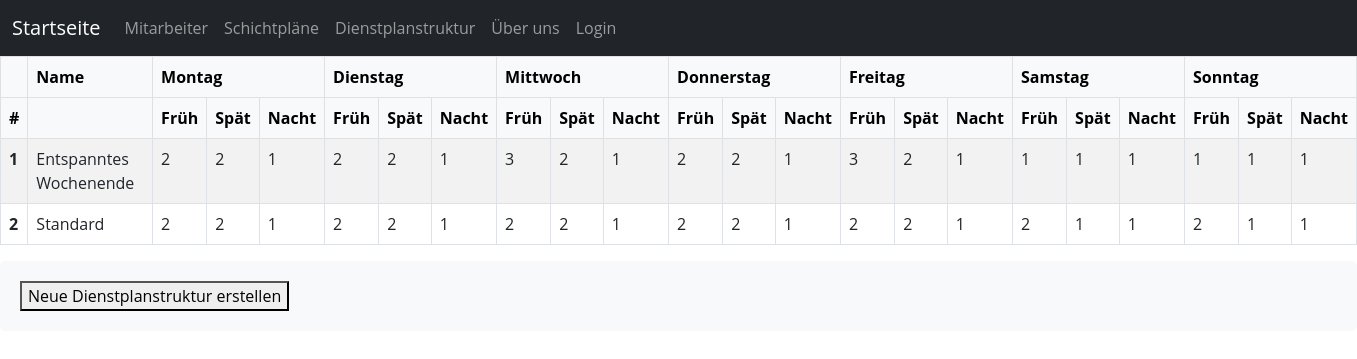
The app's page /schedule-structure with its own data.
### scheduler/models.py (models this page shows, shortened)
class WeeklyShiftPlan(models.Model):
    name = models.CharField(max_length=50)
    monday_1 = models.IntegerField()
    monday_2 = models.IntegerField()
    monday_3 = models.IntegerField()
    tuesday_1 = models.IntegerField()
    tuesday_2 = models.IntegerField()
    tuesday_3 = models.IntegerField()
    wednesday_1 = models.IntegerField()
    wednesday_2 = models.IntegerField()
    wednesday_3 = models.IntegerField()
    thursday_1 = models.IntegerField()
    thursday_2 = models.IntegerField()
    thursday_3 = models.IntegerField()
    friday_1 = models.IntegerField()
    friday_2 = models.IntegerField()
    friday_3 = models.IntegerField()
    saturday_1 = models.IntegerField()
    saturday_2 = models.IntegerField()
    saturday_3 = models.IntegerField()
    sunday_1 = models.IntegerField()
    sunday_2 = models.IntegerField()
    sunday_3 = models.IntegerField()

### scheduler/views.py (the view)
# urls.py: path("schedule-structure", views.schedule_structure, name = "schedule-structure"),
def schedule_structure(request):
    if request.user.is_authenticated:
        context = {
            'username': request.user.username,
            'email': request.user.email,
        }
        return render(request, "scheduler/schedule_structure.html", {
            "weekly_shift_plans" : [],
        })
    else:
        weekly_shifts_plans = WeeklyShiftPlan.objects.all()
        return render(request,"scheduler/schedule_structure.html", {
            "weekly_shift_plans" : weekly_shifts_plans,
        })

### scheduler/templates/scheduler/schedule_structure.html (shortened to what this page needs)
{% extends 'scheduler/base.html' %}
{% block content %}
<table class="table table-striped table-hover table-bordered">
    <thead class="table-light">
      <tr>
        <th scope="col"></th>
        <th scope="col">Name</th>
        <th colspan="3">Montag</th>
        <th colspan="3">Dienstag</th>
        <th colspan="3">Mittwoch</th>
        <th colspan="3">Donnerstag</th>
        <th colspan="3">Freitag</th>
        <th colspan="3">Samstag</th>
        <th colspan="3">Sonntag</th>
    </tr>
    <tr>
        <th scope="col">#</th>
        <th scope="col"></th>
        <th scope="col">Früh</th>
        <th scope="col">Spät</th>
        <th scope="col">Nacht</th>
        <th scope="col">Früh</th>
        <th scope="col">Spät</th>
        <th scope="col">Nacht</th>
        <th scope="col">Früh</th>
        <th scope="col">Spät</th>
        <th scope="col">Nacht</th>
        <th scope="col">Früh</th>
        <th scope="col">Spät</th>
        <th scope="col">Nacht</th>
        <th scope="col">Früh</th>
        <th scope="col">Spät</th>
        <th scope="col">Nacht</th>
        <th scope="col">Früh</th>
        <th scope="col">Spät</th>
        <th scope="col">Nacht</th>
        <th scope="col">Früh</th>
        <th scope="col">Spät</th>
        <th scope="col">Nacht</th>
    </tr>
    </thead>
    <tbody>
    {% for weekly_shift_plan in weekly_shift_plans  %}
        <tr>
            <th scope="row">{{ forloop.counter }}</th>
            <td>{{weekly_shift_plan.name}}</td>
            <td>{{weekly_shift_plan.monday_1}}</td>
            <td>{{weekly_shift_plan.monday_2}}</td>
            <td>{{weekly_shift_plan.monday_3}}</td>
            <td>{{weekly_shift_plan.tuesday_1}}</td>
            <td>{{weekly_shift_plan.tuesday_2}}</td>
            <td>{{weekly_shift_plan.tuesday_3}}</td>
            <td>{{weekly_shift_plan.wednesday_1}}</td>
            <td>{{weekly_shift_plan.wednesday_2}}</td>
            <td>{{weekly_shift_plan.wednesday_3}}</td>
            <td>{{weekly_shift_plan.thursday_1}}</td>
            <td>{{weekly_shift_plan.thursday_2}}</td>
            <td>{{weekly_shift_plan.thursday_3}}</td>
            <td>{{weekly_shift_plan.friday_1}}</td>
            <td>{{weekly_shift_plan.friday_2}}</td>
            <td>{{weekly_shift_plan.friday_3}}</td>
            <td>{{weekly_shift_plan.saturday_1}}</td>
            <td>{{weekly_shift_plan.saturday_2}}</td>
            <td>{{weekly_shift_plan.saturday_3}}</td>
            <td>{{weekly_shift_plan.sunday_1}}</td>
            <td>{{weekly_shift_plan.sunday_2}}</td>
            <td>{{weekly_shift_plan.sunday_3}}</td>
        </tr>
    {% endfor %}
    </tbody>
  </table>
    <form action="{% url 'schedule-structure-add'%}" method="POST">
        <button type="submit">Neue Dienstplanstruktur erstellen</button>
    </form>
{% endblock content %}

### scheduler/static/scheduler/styles.css (style rules this page uses)
body { font-family: 'Open Sans', sans-serif; }
form { background-color: #f8f9fa; padding: 20px; border-radius: 5px; }

### records on screen
WeeklyShiftPlan: name "Entspanntes Wochenende", monday_1 "2", monday_2 "2", monday_3 "1", tuesday_1 "2", tuesday_2 "2", tuesday_3 "1", wednesday_1 "3", wednesday_2 "2", wednesday_3 "1", thursday_1 "2", thursday_2 "2", thursday_3 "1", friday_1 "3", friday_2 "2", friday_3 "1", saturday_1 "1", saturday_2 "1", saturday_3 "1", sunday_1 "1", sunday_2 "1", sunday_3 "1"
WeeklyShiftPlan: name "Standard", monday_1 "2", monday_2 "2", monday_3 "1", tuesday_1 "2", tuesday_2 "2", tuesday_3 "1", wednesday_1 "2", wednesday_2 "2", wednesday_3 "1", thursday_1 "2", thursday_2 "2", thursday_3 "1", friday_1 "2", friday_2 "2", friday_3 "1", saturday_1 "2", saturday_2 "1", saturday_3 "1", sunday_1 "2", sunday_2 "1", sunday_3 "1"
